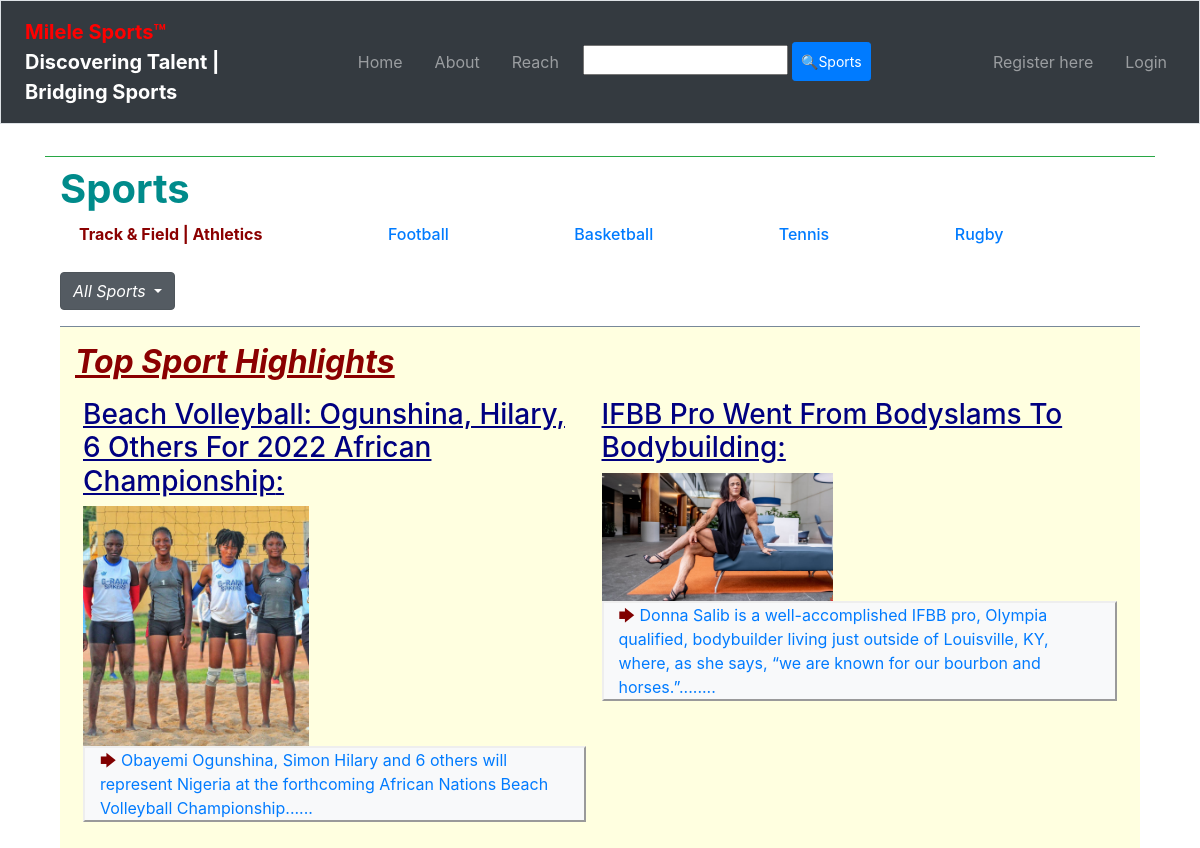
Before: /index/ (upper part) with the older database file.
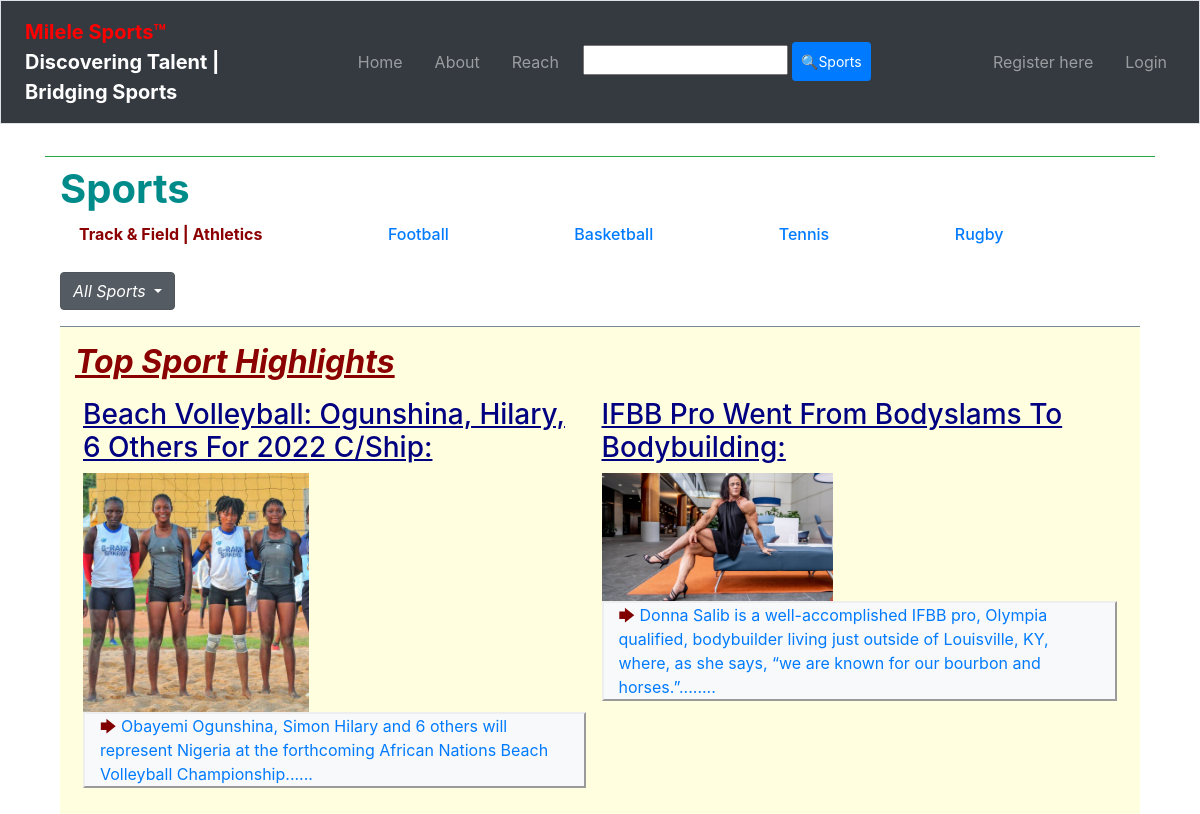
After: the same page with the newer database file.
### sportsApp/models.py (models this page shows, shortened)
class Sport(models.Model):
    name = models.CharField(max_length=128, unique=True)
    views = models.IntegerField(default=0)
    likes = models.IntegerField(default=0)
    slug = models.SlugField(unique=True)

class SportBlog(models.Model):
    sport = models.ForeignKey(Sport, on_delete=models.CASCADE)
    title = models.CharField(max_length=128)
    url = models.URLField(blank=True)
    views = models.IntegerField(default=0)
    slug = models.SlugField(unique=True)
    blog = models.TextField()
    summary = models.TextField()
    picture = models.ImageField(upload_to='blog_images', blank=True)
    date_published = models.DateTimeField(auto_now_add=True)

### sportsApp/views.py (the view)
class IndexView(View):
    def get(self, request):
        sports_list = Sport.objects.all()[:5]
        all_sports = Sport.objects.order_by('name')
        blog_list = SportBlog.objects.order_by('-date_published')[:2]
        second_blog = SportBlog.objects.order_by('-date_published')[2:4]
        third_blog = SportBlog.objects.order_by('-date_published')[4:6]
        fourth_blog = SportBlog.objects.order_by('-date_published')[6:8]
        player_list = Player.objects.order_by('-id')[:2]
        event_list = UpComingEvent.objects.order_by('-date')[:25]
        context_dict = {
            'sports_list': sports_list,
            'blog_list': blog_list,
            'second_blog': second_blog,
            'third_blog': third_blog,
            'fourth_blog': fourth_blog,
            'all_sports': all_sports,
            'player_list': player_list,
            'event_list': event_list,
            }
        return render(request, 'sportsApp/index.html', context_dict)

### templates/sportsApp/index.html (shortened to what this page needs)
{% extends 'sportsApp/base.html' %}
{% load static %}
{% block body_block %}
<div class="container">
<h1 class="txtcyan txtbold">Sports</h1>
{% if sports_list %}
    <div class="d-flex flex-row bd-highlight mb-3 justify-content-center
        container">
    {% for item in sports_list %}
        {% if item.name == 'Track & Field | Athletics' %}
        <div class="p-1 flex-fill bd-highlight">
            <a href="{% url 'sportsApp:sports' item.slug %}">
                <h6 class="txtdarkred txtbold">{{ item.name }}</h6></a>
        </div>
        {% else %}
        <div class="p-1 flex-fill bd-highlight">
            <a href="{% url 'sportsApp:sports' item.slug %}">
                <h6>{{ item.name }}</h6></a>
        </div>
        {% endif %}
    {% endfor %}
    </div>
{% else %}
<strong><i>No items yet!</i></strong>
{% endif %}
<div class="dropdown show">
  <a class="btn btn-secondary dropdown-toggle"
  href="#" role="button" id="dropdownMenuLink"
  data-toggle="dropdown" aria-haspopup="true"
  aria-expanded="false">
    <i>All Sports</i>
  </a>
{% if all_sports %}
</div>
{% endif %}
<div class="indexbg">
<hr class="hr-one">
<h2 class="container txtdarkred txtbold underline txtoblique">Top Sport Highlights</h2>
{% if blog_list %}
<div class="d-flex flex-row bd-highlight mb-3 justify-content-center
    container">
    {% for item in blog_list %}
    <div class="p-2 flex-fill bd-highlight">
            <h3 class="underline txtnavy txtcaps">{{item.title}}:</h3>
            <div>
                <img class="geeks" src="{{MEDIA_URL}}{{item.picture}}"
                    width="45%">
            <div class="div-width bg-light container"><a
                href="{% url 'sportsApp:add_comment' item.slug %}">
                    <span class="txtmaroon">🡆</span> {{item.summary}}
            </a></div>
        </div>
    </div>
    {% endfor %}
</div>
{% else %}
<strong>No blogs added!</strong>
{% endif %}
</div>
</div>
{% endblock %}

### templates/sportsApp/base.html (shortened to what this page needs)
<!DOCTYPE html>
{% load static %}
<html lang="en">
<head>
    <link rel="stylesheet" type="text/css" href="{% static 'css/style.css' %}">
    {% load bootstrap4 %}
    {% bootstrap_css %}
</head>
<body>
<nav class="navbar navbar-expand-md navbar-dark bg-dark mb-4 border">
    <li class="navbar-brand p-2 flex-fill bd-highlight">
        <strong><a class="txtred txtbold"
            href="{% url 'sportsApp:home_page' %}">
        Milele Sports™</a></strong>
        <br><strong>Discovering Talent |
        <br> Bridging Sports</strong>
    </li>
    <div class="collapse navbar-collapse" id="navbarCollapse">
      <ul class="navbar-nav mr-auto">
        <li class="nav-item p-2 flex-fill bd-highlight">
            <a class="nav-link" href="{% url 'sportsApp:index' %}">Home</a>
        </li>
        <li class="nav-item p-2 flex-fill bd-highlight">
          <a class="nav-link" href="{% url 'sportsApp:about' %}">About</a>
        </li>
        <li class="nav-item p-2 flex-fill bd-highlight">
          <a class="nav-link"
            href="{% url 'sportsApp:contact_us' %}">Reach</a>
        </li>
        <li class="p-2 flex-fill bd-highlight">
          <form class="form" action="{% url 'sportsApp:search_blog'  %}"
            method="get">
            <input type="text" size="15" name="query">
            <button type="submit"
              class="btn btn-sm btn-primary p-2 flex-fill bd-highlight">
              🔍Sports
            </button>
          </form>
        </li>
      </ul>
      <ul class="navbar-nav ml-auto">
    {% if user.is_authenticated %}
    <li class="nav-item p-2 flex-fill bd-highlight">
        <a class="nav-link"
        href="{% url 'sportsApp:profile' user.username %}">Profile</a>
    </li>
    <li class="nav-item p-2 flex-fill bd-highlight">
        <a class="nav-link"
        href="{% url 'sportsApp:list_profiles' %}">All Users</a>
    </li>
    <li class="nav-item p-2 flex-fill bd-highlight">
        <a class="nav-link"
        href="{% url 'auth_logout' %}?next={% url 'sportsApp:home_page' %}">Logout</a>
    </li>
    <li class="nav-item p-2 flex-fill bd-highlight">
        <a class="nav-link" href="{% url 'auth_password_change' %}?next='auth_password_change_done' ">Pass-Change</a>
    </li>
    {% else %}
    <li class="nav-item p-2 flex-fill bd-highlight">
        <a class="nav-link"
        href="{% url 'registration_register' %}">Register here</a>
    </li>
    <li class="nav-item p-2 flex-fill bd-highlight">
        <a class="nav-link" href="{% url 'auth_login' %}">Login</a>
    </li>
    {% endif %}
    </ul>
    </div>
    </nav>
    <main role="main" class="container">
    <div class="pb-2 mb-2 border-bottom border-success">
    </div>
    <div>
      {% block body_block %}{% endblock %}
    </div>
    </main>
</body>
</html>

### staticfiles/css/style.css (style rules this page uses)
li { color: darkblue; }
.txtred { color: red; }
.txtdarkred { color: darkred; }
.txtmaroon { color: maroon; }
.txtcyan { color: darkcyan; }
.txtnavy { color: navy; }
hr { height: 1px; background-color: lightslategray; border: none; }
.hr-one { height: 1px; background-color: lightslategray; border: none; }
.indexbg { background-color: lightyellow; }
.txtoblique { font-style: oblique; }
.txtbold { font-weight: bold; }
.txtcaps { text-transform: capitalize; }
.underline { text-decoration: underline; }
.div-width { width: 45%; border-width: 2px; border-style: outset; }

Changed rows visible on the page:
changed SportBlog: title "Beach Volleyball: Ogunshina, Hilary, 6 Others For 2022 African Championship" → "Beach Volleyball: Ogunshina, Hilary, 6 Others For 2022 C/Ship"
